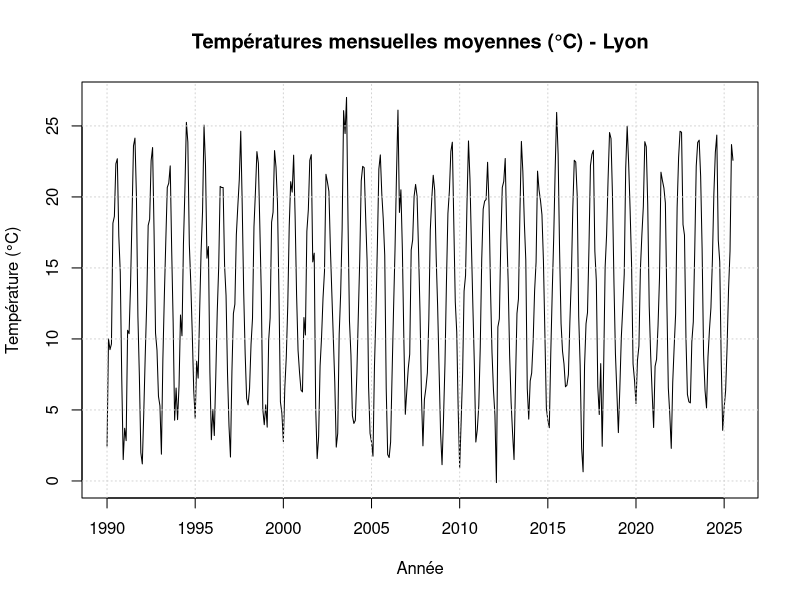
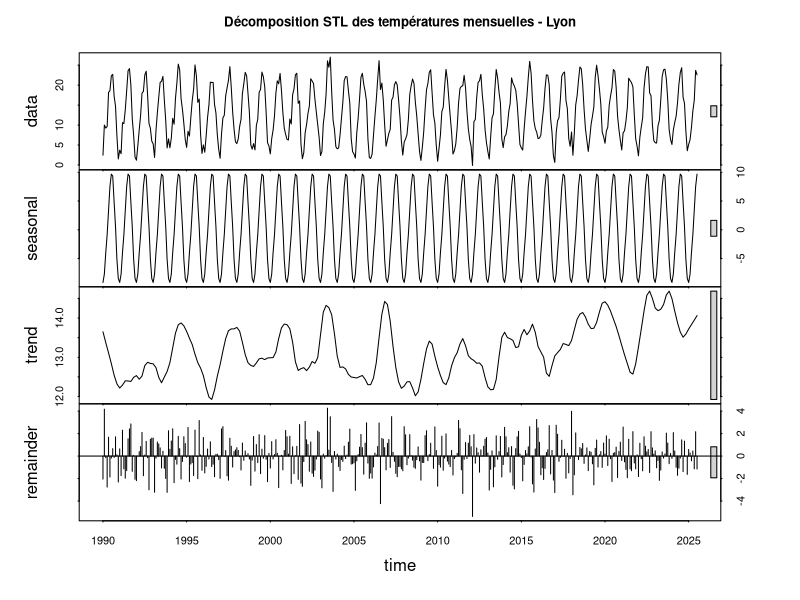
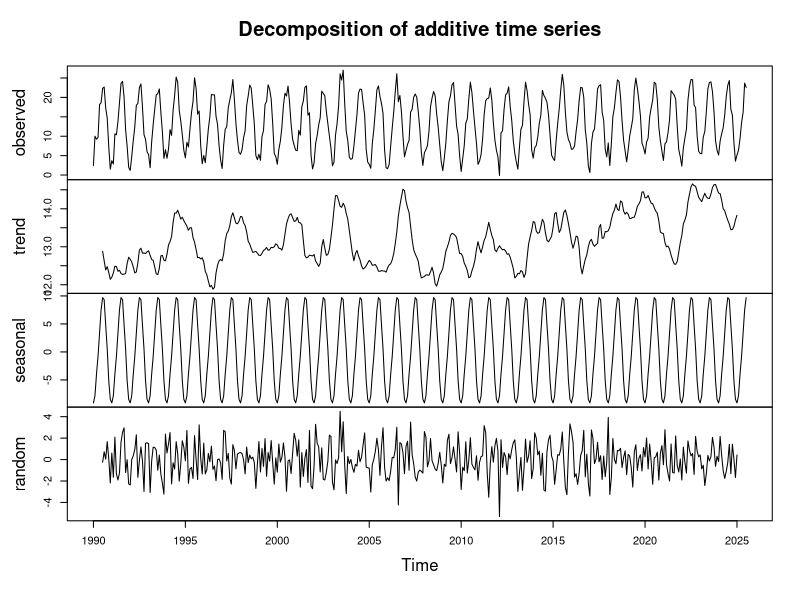
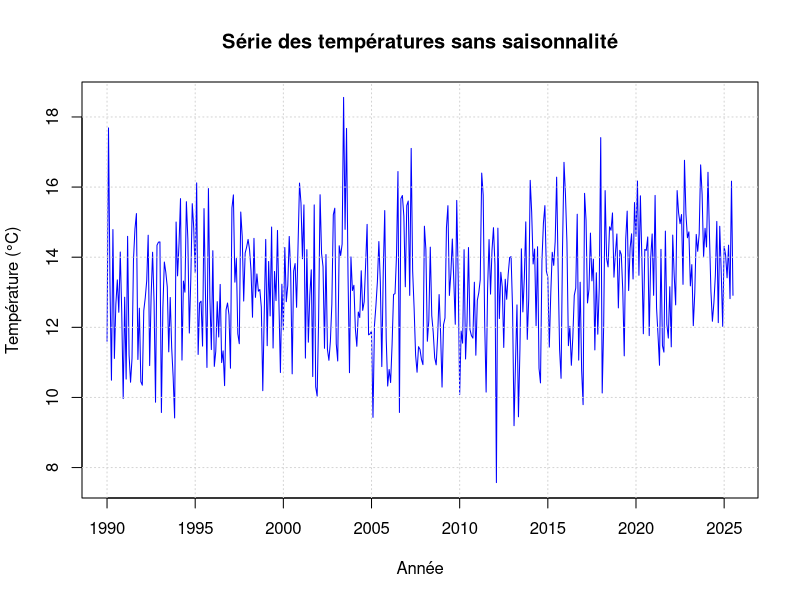
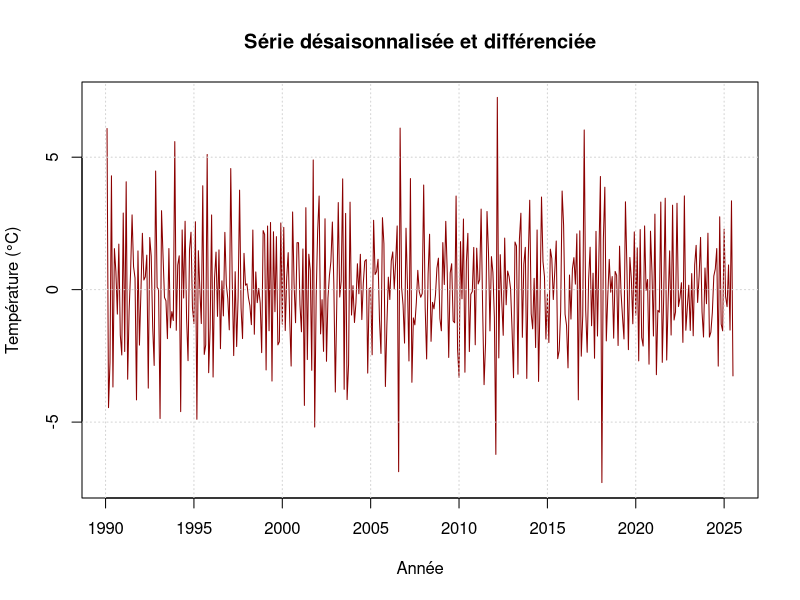
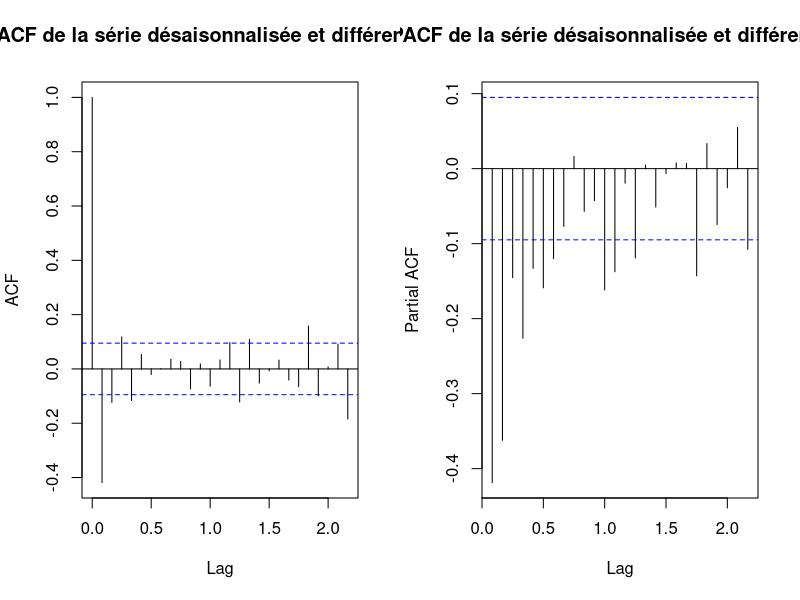

Recreate these plots in R, in order.
# Majeure Science des Données 2025-2026

###partie 1:Importation des données et analyse préliminaire

# Charger la bibliothèque nécessaire
if (!requireNamespace("dplyr", quietly = TRUE)) install.packages("dplyr")
library(dplyr)

##1-importation des données depuis le fichier "data.csv"
# Lire les données avec les noms de colonnes spécifiques du fichier
data <- read.csv("data.csv", header = TRUE, stringsAsFactors = FALSE)
# Renommer les colonnes pour mieux manipuler
colnames(data) <- c("Date", "Temp_F")
# Vérifier le nombre de valeurs manquantes 
sum(is.na(data$Temp_F))

##2-conversion de la série en degré celsius et en série mensuelle
# Convertir la colonne Date en format Date
data$Date <- as.Date(data$Date, format = "%m/%d/%Y")
# Convertir la température de Fahrenheit en Celsius
data$Temp_C <- (data$Temp_F - 32) * 5/9
# Afficher un aperçu des données après la conversion
head(data)

# Agréger par mois (moyenne des températures mensuelles)
data_monthly <- data %>%
  mutate(Year = as.integer(format(Date, "%Y")),
         Month = as.integer(format(Date, "%m"))) %>%
  group_by(Year, Month) %>%
  summarise(Temp_C = mean(Temp_C, na.rm = TRUE)) %>%
  ungroup() %>%
  arrange(Year, Month)
head(data_monthly)

##3- création d'un objet ts (R)
# Créer la série temporelle mensuelle ts
temps_ts <- ts(data_monthly$Temp_C, start = c(data_monthly$Year[1], data_monthly$Month[1]), frequency = 12)

##4-Plot de la série
plot(temps_ts, main = "Températures mensuelles moyennes (°C) - Lyon", ylab = "Température (°C)", xlab = "Année")
grid()

##5-Statistique descriptive complète
# Installer et charger la bibliothèque e1071 pour skewness et kurtosis
if (!requireNamespace("e1071", quietly = TRUE)) install.packages("e1071")
library(e1071)

# Extraire la série en vecteur numérique
temps_vec <- as.numeric(temps_ts)

# Calcul des statistiques descriptives
mean_val <- mean(temps_vec, na.rm = TRUE)
median_val <- median(temps_vec, na.rm = TRUE)
variance_val <- var(temps_vec, na.rm = TRUE)
skewness_val <- skewness(temps_vec, na.rm = TRUE)
kurtosis_val <- kurtosis(temps_vec, na.rm = TRUE)

# Affichage des résultats
cat("Statistiques descriptives de la série mensuelle :\n")
cat("Moyenne :", mean_val, "\n")
cat("Médiane :", median_val, "\n")
cat("Variance :", variance_val, "\n")
cat("Asymétrie (skewness) :", skewness_val, "\n")
cat("Aplatissement (kurtosis) :", kurtosis_val, "\n")

##6-Analyse visuelle des tendances, saisonnalités et volatilités éventuelles.
#Décomposition STL (trend, saisonnalité, résidu)
decomp_stl <- stl(temps_ts, s.window = "periodic")
plot(decomp_stl, main = "Décomposition STL des températures mensuelles - Lyon")
#Décomposition additive
decomp_add <- decompose(temps_ts, type = "additive")
plot(decomp_add)

##7 - Suppression de la saisonnalité
# Extraire la série sans saisonnalité (= trend + remainder)
des_data <- decomp_stl$time.series[, "trend"] + decomp_stl$time.series[, "remainder"]

# Convertir en objet ts avec mêmes paramètres que temps_ts
des_data <- ts(des_data, start = start(temps_ts), frequency = frequency(temps_ts))

# Tracer la série sans saisonnalité
plot(des_data, main = "Série des températures sans saisonnalité", 
     ylab = "Température (°C)", xlab = "Année", col = "blue", lwd = 1)
grid()



## 8. Tester la stationnarité avec ADF et KPSS 
if (!requireNamespace("tseries", quietly = TRUE)) install.packages("tseries")
library(tseries)

# Test sur la série désaisonnalisée
adf_result <- adf.test(des_data)
kpss_result <- kpss.test(des_data, null = "Level")

cat("---- Série désaisonnalisée ----\n")
adf_result
kpss_result

# la série non stationnaire, on différencie
des_data_diff <- diff(des_data)

# Tracer la série différenciée
plot(des_data_diff, type = "l", main = "Série désaisonnalisée et différenciée",
     ylab = "Température (°C)", xlab = "Année", col = "darkred", lwd = 1)
grid()

# Retester stationnarité sur la série différenciée
adf_result_diff <- adf.test(des_data_diff)
kpss_result_diff <- kpss.test(des_data_diff, null = "Level")

cat("\n---- Série différenciée ----\n")
adf_result_diff
kpss_result_diff

###partie 2 :

##1-Tracer les fonctions ACF et PACF de la série stationnaire
par(mfrow = c(1,2))  # pour afficher côte à côte

acf(des_data_diff, main = "ACF de la série désaisonnalisée et différenciée")
pacf(des_data_diff, main = "PACF de la série désaisonnalisée et différenciée")

par(mfrow = c(1,1))  # retour à un seul graphique
